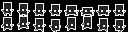

This game map was drawn from its Tiled (.tmx) file and the tilesets committed beside it. A one-line description and the full map source follow:
An orthogonal 8x2 tile map with 16x16 px tiles, 1 tile layer (Camada de Tiles 1).

<map version="1.5" tiledversion="1.7.2" orientation="orthogonal" renderorder="right-down" width="8" height="2" tilewidth="16" tileheight="16" infinite="0" nextlayerid="2" nextobjectid="1">
 <tileset firstgid="1" source="../../SpriteSheet/IndustrialMapV2.tsx" />
 <layer id="1" name="Camada de Tiles 1" width="8" height="2">
  <data encoding="csv">
513,514,515,516,517,518,519,520,
545,546,547,548,549,550,551,552
</data>
 </layer>
</map>
